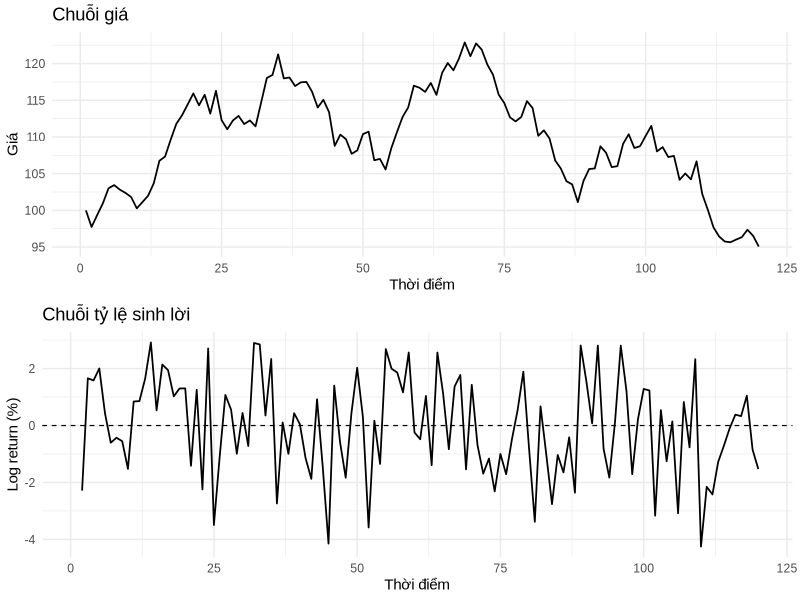
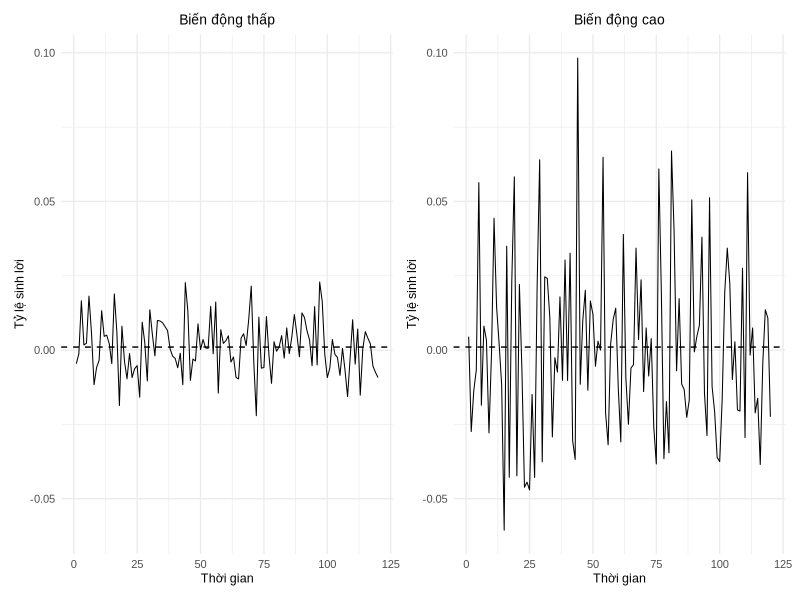
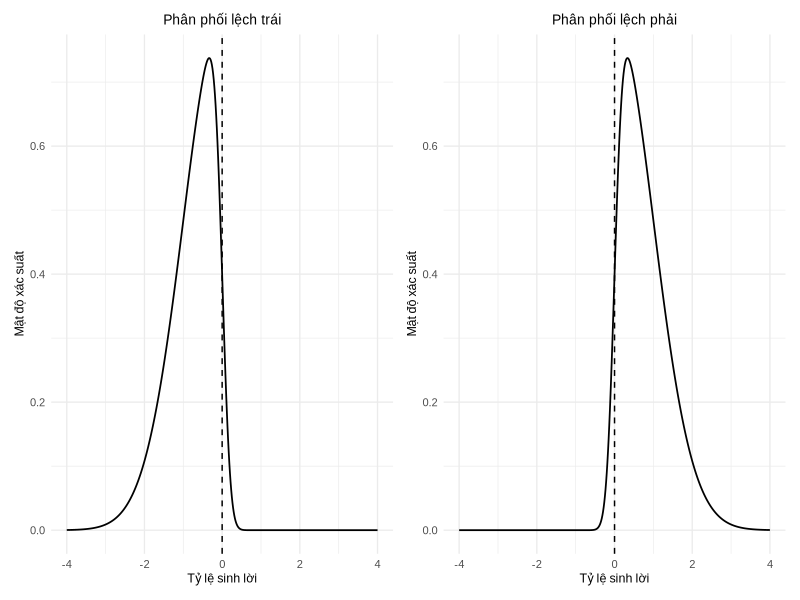
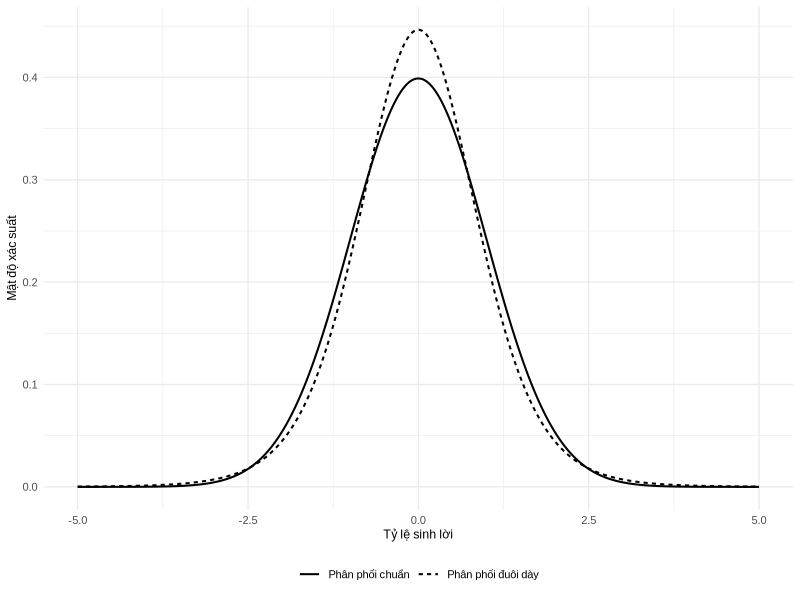
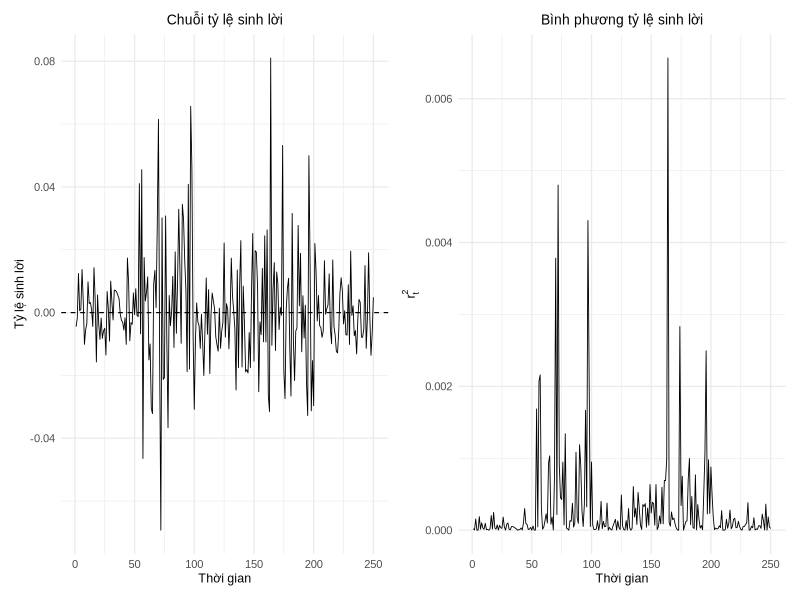
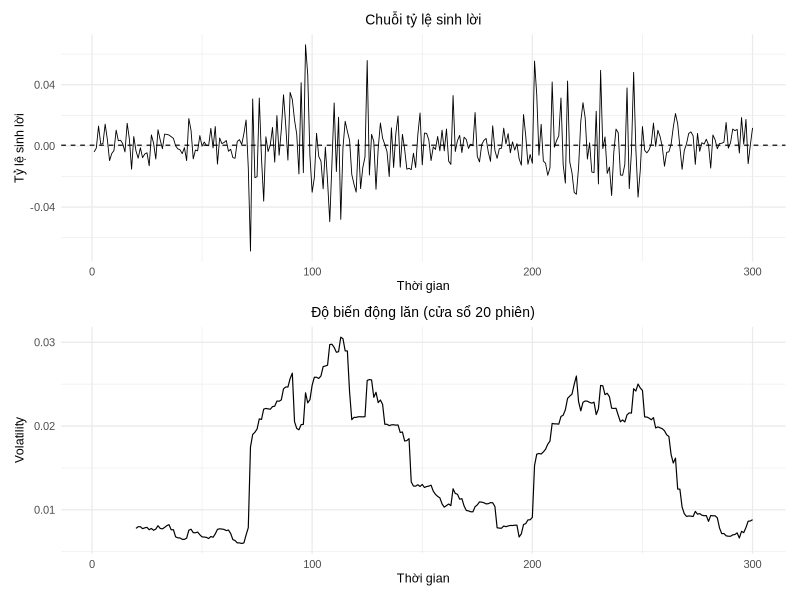

These figures' R source, in order:
## ---- chunk 1
#| label: tbl-price-return-demo
#| tbl-cap: "So sánh thay đổi giá và tỷ lệ sinh lời của hai tài sản"
#| echo: false
#| message: false
#| warning: false

library(tibble)
library(knitr)
library(kableExtra)

price_A_0 <- 50
price_A_1 <- 55
price_B_0 <- 200
price_B_1 <- 206

tbl_demo <- tibble(
  `Tài sản` = c("A", "B"),
  `Giá đầu kỳ` = c(price_A_0, price_B_0),
  `Giá cuối kỳ` = c(price_A_1, price_B_1),
  `Thay đổi giá` = c(price_A_1 - price_A_0, price_B_1 - price_B_0),
  `Tỷ lệ sinh lời (%)` = c(
    (price_A_1 / price_A_0 - 1) * 100,
    (price_B_1 / price_B_0 - 1) * 100
  )
)

tbl_demo |>
  kbl(
    digits = 2,
    align = "ccccc",
    booktabs = TRUE
  ) |>
  kable_styling(
    latex_options = "hold_position",
    full_width = FALSE,
    position = "center"
  )
## ---- chunk 2
#| label: fig-price-vs-return
#| fig-cap: "So sánh chuỗi giá và chuỗi log return của cùng một tài sản"
#| fig-width: 7
#| fig-height: 5.5
#| fig-pos: "H"
#| echo: false
#| message: false
#| warning: false
#| #dev: cairo_pdf
#| dev: ragg_png
#| dpi: 300

library(ggplot2)
library(dplyr)
library(tibble)
library(gridExtra)

prices <- tibble(
  t = 1:120,
  price = cumsum(c(100, rnorm(119, mean = 0.25, sd = 1.8)))
) |>
  mutate(
    price = ifelse(price <= 0, NA, price),
    log_return = c(NA, diff(log(price)))
  )

base_family <- "Arial"

p1 <- ggplot(prices, aes(x = t, y = price)) +
  geom_line(linewidth = 0.6) +
  labs(
    x = "Thời điểm",
    y = "Giá",
    title = "Chuỗi giá"
  ) +
  theme_minimal(base_size = 11, base_family = base_family)

p2 <- ggplot(prices, aes(x = t, y = 100 * log_return)) +
  geom_line(linewidth = 0.6, na.rm = TRUE) +
  geom_hline(yintercept = 0, linewidth = 0.4, linetype = "dashed") +
  labs(
    x = "Thời điểm",
    y = "Log return (%)",
    title = "Chuỗi tỷ lệ sinh lời"
  ) +
  theme_minimal(base_size = 11, base_family = base_family)

gridExtra::grid.arrange(p1, p2, ncol = 1)
## ---- chunk 3
#| label: fig-minh-hoa-volatility
#| echo: false
#| warning: false
#| message: false
#| fig-cap: "Hai chuỗi tỷ lệ sinh lời có cùng giá trị kỳ vọng nhưng khác nhau về mức độ biến động."
#| fig-width: 7.2
#| fig-height: 3.4
#| out-width: 100%
#| fig-pos: "H"
#| #dev: cairo_pdf
#| dev: ragg_png
#| dpi: 300

library(ggplot2)
library(patchwork)

set.seed(123)

base_family <- "Arial"

n <- 120
time <- 1:n
mu <- 0.001
sigma_low <- 0.01
sigma_high <- 0.03

returns_low <- rnorm(n, mean = mu, sd = sigma_low)
returns_high <- rnorm(n, mean = mu, sd = sigma_high)

ylim_all <- range(c(returns_low, returns_high))

df_low <- data.frame(time = time, return = returns_low)
df_high <- data.frame(time = time, return = returns_high)

p1 <- ggplot(df_low, aes(x = time, y = return)) +
  geom_line(linewidth = 0.35) +
  geom_hline(yintercept = mu, linetype = "dashed", linewidth = 0.5) +
  labs(
    title = "Biến động thấp",
    x = "Thời gian",
    y = "Tỷ lệ sinh lời"
  ) +
  coord_cartesian(ylim = ylim_all) +
  theme_minimal(base_size = 10, base_family = base_family) +
  theme(
    plot.title = element_text(hjust = 0.5, size = 10),
    axis.title = element_text(size = 9)
  )

p2 <- ggplot(df_high, aes(x = time, y = return)) +
  geom_line(linewidth = 0.35) +
  geom_hline(yintercept = mu, linetype = "dashed", linewidth = 0.5) +
  labs(
    title = "Biến động cao",
    x = "Thời gian",
    y = "Tỷ lệ sinh lời"
  ) +
  coord_cartesian(ylim = ylim_all) +
  theme_minimal(base_size = 10, base_family = base_family) +
  theme(
    plot.title = element_text(hjust = 0.5, size = 10),
    axis.title = element_text(size = 9)
  )

p1 + p2
## ---- chunk 4
#| label: fig-minh-hoa-skewness
#| echo: false
#| warning: false
#| message: false
#| fig-cap: "Minh hoạ phân phối lệch trái và lệch phải."
#| fig-width: 7.2
#| fig-height: 3.4
#| out-width: 100%
#| fig-pos: "H"
#| #dev: cairo_pdf
#| dev: ragg_png
#| dpi: 300

library(ggplot2)
library(patchwork)
library(sn)

set.seed(123)
base_family <- "Arial"

x <- seq(-4, 4, length.out = 500)

# Phân phối lệch trái
y_left <- dsn(x, xi = 0, omega = 1, alpha = -6)
df_left <- data.frame(x = x, density = y_left)

# Phân phối lệch phải
y_right <- dsn(x, xi = 0, omega = 1, alpha = 6)
df_right <- data.frame(x = x, density = y_right)

ylim_all <- range(c(y_left, y_right))

p1 <- ggplot(df_left, aes(x = x, y = density)) +
  geom_line(linewidth = 0.6) +
  geom_vline(xintercept = 0, linetype = "dashed", linewidth = 0.5) +
  labs(
    title = "Phân phối lệch trái",
    x = "Tỷ lệ sinh lời",
    y = "Mật độ xác suất"
  ) +
  coord_cartesian(ylim = ylim_all) +
  theme_minimal(base_size = 10, base_family = base_family) +
  theme(
    plot.title = element_text(hjust = 0.5, size = 10),
    axis.title = element_text(size = 9)
  )

p2 <- ggplot(df_right, aes(x = x, y = density)) +
  geom_line(linewidth = 0.6) +
  geom_vline(xintercept = 0, linetype = "dashed", linewidth = 0.5) +
  labs(
    title = "Phân phối lệch phải",
    x = "Tỷ lệ sinh lời",
    y = "Mật độ xác suất"
  ) +
  coord_cartesian(ylim = ylim_all) +
  theme_minimal(base_size = 10, base_family = base_family) +
  theme(
    plot.title = element_text(hjust = 0.5, size = 10),
    axis.title = element_text(size = 9)
  )

p1 + p2
## ---- chunk 5
#| label: fig-minh-hoa-kurtosis
#| echo: false
#| warning: false
#| message: false
#| fig-cap: "So sánh phân phối chuẩn và phân phối có đuôi dày hơn phân phối chuẩn."
#| fig-width: 7.0
#| fig-height: 4.0
#| out-width: 100%
#| fig-pos: "H"
#| #dev: cairo_pdf
#| dev: ragg_png
#| dpi: 300
library(ggplot2)

x <- seq(-5, 5, length.out = 1000)
base_family <- "Arial"

# Phân phối chuẩn chuẩn hoá
y_norm <- dnorm(x, mean = 0, sd = 1)

# Phân phối Student-t có đuôi dày hơn
df_t <- 8
scale_t <- sqrt((df_t - 2) / df_t)
y_t <- dt(x / scale_t, df = df_t) / scale_t

df_plot <- data.frame(
  x = rep(x, 2),
  density = c(y_norm, y_t),
  distribution = factor(
    c(rep("Phân phối chuẩn", length(x)),
      rep("Phân phối đuôi dày", length(x))),
    levels = c("Phân phối chuẩn", "Phân phối đuôi dày")
  )
)

ggplot(df_plot, aes(x = x, y = density, linetype = distribution)) +
  geom_line(linewidth = 0.7) +
  labs(
    x = "Tỷ lệ sinh lời",
    y = "Mật độ xác suất",
    linetype = NULL
  ) +
  theme_minimal(base_size = 10, base_family = base_family) +
  theme(
    legend.position = "bottom",
    axis.title = element_text(size = 9)
  )
## ---- chunk 6
#| label: fig-minh-hoa-acf-returns
#| echo: false
#| warning: false
#| message: false
#| fig-cap: "Minh hoạ chuỗi tỷ lệ sinh lời và bình phương tỷ lệ sinh lời."
#| fig-width: 7.2
#| fig-height: 3.6
#| fig-pos: "H"
#| out-width: 100%
#| dev: ragg_png
#| dpi: 300

library(ggplot2)
library(patchwork)

base_family <- "Arial"

set.seed(123)

n <- 250
sigma <- rep(c(0.008, 0.03, 0.012, 0.025, 0.01), each = 50)
returns <- rnorm(n, mean = 0, sd = sigma)

df_ret <- data.frame(
  time = 1:n,
  return = returns,
  sq_return = returns^2
)

p1 <- ggplot(df_ret, aes(x = time, y = return)) +
  geom_line(linewidth = 0.3) +
  geom_hline(yintercept = 0, linetype = "dashed", linewidth = 0.4) +
  labs(
    title = "Chuỗi tỷ lệ sinh lời",
    x = "Thời gian",
    y = "Tỷ lệ sinh lời"
  ) +
  theme_minimal(base_size = 10, base_family = base_family) +
  theme(
    plot.title = element_text(hjust = 0.5, size = 10),
    axis.title = element_text(size = 9)
  )

p2 <- ggplot(df_ret, aes(x = time, y = sq_return)) +
  geom_line(linewidth = 0.3) +
  labs(
    title = "Bình phương tỷ lệ sinh lời",
    x = "Thời gian",
    y = expression(r[t]^2)
  ) +
  theme_minimal(base_size = 10, base_family = base_family) +
  theme(
    plot.title = element_text(hjust = 0.5, size = 10),
    axis.title = element_text(size = 9)
  )

p1 + p2
## ---- chunk 7
#| label: fig-volatility-clustering
#| echo: false
#| warning: false
#| message: false
#| fig-cap: "Minh hoạ hiện tượng cụm biến động của chuỗi tỷ lệ sinh lời."
#| fig-width: 7.0
#| fig-height: 5.6
#| fig-pos: "H"
#| out-width: 100%
#| dev: ragg_png
#| dpi: 300


library(ggplot2)
library(patchwork)
library(zoo)

base_family <- "Arial"

set.seed(123)

n <- 300
sigma <- c(
  rep(0.008, 70),
  rep(0.030, 60),
  rep(0.010, 70),
  rep(0.025, 50),
  rep(0.009, 50)
)

returns <- rnorm(n, mean = 0.0005, sd = sigma)

df_plot <- data.frame(
  time = 1:n,
  return = returns
)

window_size <- 20
df_plot$rolling_vol <- rollapply(
  df_plot$return,
  width = window_size,
  FUN = sd,
  fill = NA,
  align = "right"
)

p1 <- ggplot(df_plot, aes(x = time, y = return)) +
  geom_line(linewidth = 0.3) +
  geom_hline(yintercept = mean(df_plot$return), linetype = "dashed", linewidth = 0.4) +
  labs(
    title = "Chuỗi tỷ lệ sinh lời",
    x = "Thời gian",
    y = "Tỷ lệ sinh lời"
  ) +
  theme_minimal(base_size = 10, base_family = base_family) +
  theme(
    plot.title = element_text(hjust = 0.5, size = 10),
    axis.title = element_text(size = 9)
  )

p2 <- ggplot(df_plot, aes(x = time, y = rolling_vol)) +
  geom_line(linewidth = 0.4) +
  labs(
    title = paste0("Độ biến động lăn (cửa sổ ", window_size, " phiên)"),
    x = "Thời gian",
    y = "Volatility"
  ) +
  theme_minimal(base_size = 10, base_family = base_family) +
  theme(
    plot.title = element_text(hjust = 0.5, size = 10),
    axis.title = element_text(size = 9)
  )

p1 / p2
